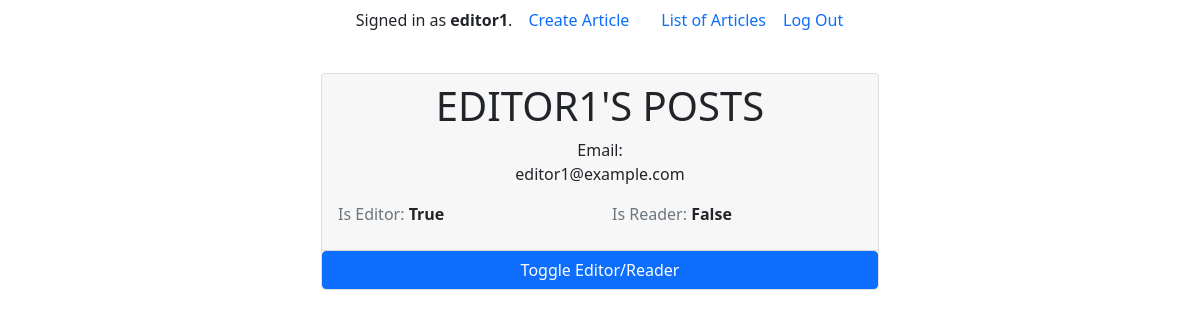
/management/users/1/ (signed in), run on the app's committed database.
### news/models.py (models this page shows)
class User(AbstractUser):
    is_editor = models.BooleanField(default=False)
    is_reader = models.BooleanField(default=True)
    groups = models.ManyToManyField(
        Group,
        related_name='news_user_set',  # Add this line
        blank=True,
        help_text='The groups this user belongs to.',
        verbose_name='groups',
    )
    user_permissions = models.ManyToManyField(
        Permission,
        related_name='news_user_permissions_set',  # Add this line
        blank=True,
        help_text='Specific permissions for this user.',
        verbose_name='user permissions',
    )

### user_management/views.py (the view)
# urls.py: path('users/<int:user_id>/', views.user_detail, name='user_detail'),
@login_required(login_url=reverse_lazy('login'))
def user_detail(request, user_id):
    user = get_object_or_404(User, id=user_id)
    if request.method == 'POST':
        user.is_editor = not user.is_editor
        user.is_reader = not user.is_reader
        user.save()
        return redirect('management:user_detail', user_id=user.id)
    return render(request, 'user_management/user_detail.html', {'user': user})

### user_management/templates/user_management/user_detail.html (shortened to what this page needs)
{% extends "user_management/layout.html" %}
{% load static %}
{% block body %}
  <div class="card w-50">
    <div class="card-header">
      <h1 class="text-center text-uppercase">
        <a>{{ user.username }}</a>'s Posts
      </h1>
      <p class="text-center d-flex flex-column">Email:
        <span >
          {{ user.email }}
        </span>
      </p>
      <div class="row">
        <div class="col-6">
          <p class="text-secondary">Is Editor:
            <span class="fw-bold text-dark">
              {{ user.is_editor }}
            </span>
          </p>
        </div>
        <div class="col-6">
          <p class="text-secondary">Is Reader:
            <span class="fw-bold text-dark">
              {{ user.is_reader }}
            </span>
          </p>
        </div>
      </div>
    </div>
    <form method="post">
      <button type="submit" class="btn btn-primary w-100">Toggle Editor/Reader</button>
    </form>
  </div>
{% endblock %}

### user_management/templates/user_management/layout.html (shortened to what this page needs)
{% load static %}
<!DOCTYPE html>
<html lang="en">
    <head>
        <link href="https://cdn.jsdelivr.net/npm/bootstrap@5.0.2/dist/css/bootstrap.min.css" rel="stylesheet">
        <link rel="stylesheet" href="https://cdn.jsdelivr.net/npm/bootstrap-icons@1.11.3/font/bootstrap-icons.min.css">
        <link rel="stylesheet" href="{% static 'user_management/styles.css' %}">
    </head>
    <body>
        <div class="container min-vh-100 d-flex align-items-center flex-column">
            <ul class="nav">
                <li class="nav-item my-auto">
                    {% if user.is_authenticated %}
                        Signed in as <strong>{{ user.username }}</strong>.
                    {% else %}
                        Not signed in.
                    {% endif %}
                </li>
                {% if user.is_authenticated %}
                    {% if user.is_superuser %}
                        <li class="nav-item my-auto">
                            <a class="nav-link" href="/user_management/users/">User List</a>
                        </li>
                        <li class="nav-item my-auto">
                            <a class="nav-link" href="/user_management/users/create/">Create User</a>
                        </li>
                    {% elif user.is_editor %}
                        <li class="nav-item my-auto">
                            <a class="nav-link" href="news:article_create">Create Article</a>
                        </li>
                        <li class="nav-item my-auto">
                            <a class="nav-link" href="/">List of Articles</a>
                        </li>
                    {% endif %}
                    <li class="nav-item my-auto">
                        <form method="post" action="{% url 'management:logout' %}">
                            <button type="submit" class="btn btn-link nav-link" style="padding: 0;">Log Out</button>
                        </form>
                    </li>
            {% endif %}
            </ul>
            {% block body %}
            {% endblock %}
        </div>
    </body>
</html>

### data on the page
User: username "editor1", username "EDITOR1", email "editor1@example.com", is_editor "True", is_reader "False"
